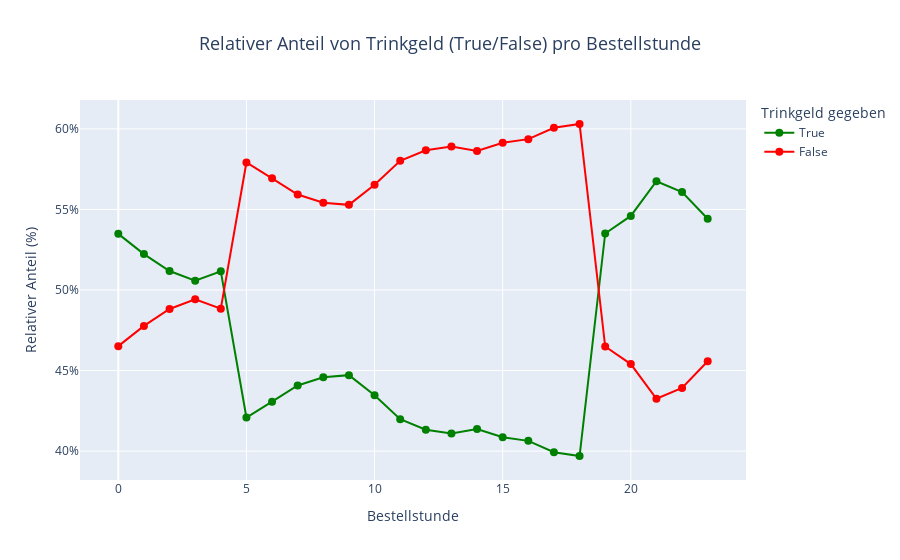

The notebook cell this image was saved under:
### Code cell
# Plotly Liniendiagramm
fig_order_hour_of_day_line = px.line(
    hourly_counts,
    x="order_hour_of_day",
    y="relative",
    color="tip",
    labels={
        "order_hour_of_day": "Bestellstunde", 
        "relative": "Relativer Anteil pro Stunde (%)", 
        "tip": "Trinkgeld gegeben"
    },
    title="Relativer Anteil von Trinkgeld (True/False) pro Bestellstunde",
    color_discrete_map={True: "green", False: "red"},
    category_orders={"tip": [True, False]}  # Reihenfolge der Farben
)

# Achsentitel und Layout anpassen
fig_order_hour_of_day_line.update_layout(
    title_font=dict(size=18),  # Schriftgröße des Titels erhöhen
    title_x=0.5,               # Titel horizontal zentrieren
    yaxis_tickformat=".0%",    # Y-Achse als Prozent formatieren
    xaxis_title="Bestellstunde",
    yaxis_title="Relativer Anteil (%)",
)

# Stil und Hover-Informationen anpassen
fig_order_hour_of_day_line.update_traces(
    mode="lines+markers",  # Linie und Punkte darstellen
    line=dict(width=2),    # Breite der Linie
    marker=dict(size=8),   # Größe der Punkte
    hovertemplate="<b>Trinkgeld gegeben:</b> %{legendgroup}<br>" +
                  "<b>Bestellstunde:</b> %{x}<br>" +
                  "<b>Relativer Anteil:</b> %{y:.2%}"  # Zeigt den relativen Anteil mit 2 Dezimalstellen
)

# Diagramm anzeigen
fig_order_hour_of_day_line.show()

### Figure 1 — Plotly figure (JSON) as saved in the notebook; plotly's stock layout.template omitted (floating-point values rounded to 4 significant figures)
{"data": [{"hovertemplate": "<b>Trinkgeld gegeben:</b> %{legendgroup}<br><b>Bestellstunde:</b> %{x}<br><b>Relativer Anteil:</b> %{y:.2%}", "legendgroup": "True", "line": {"color": "green", "dash": "solid", "width": 2}, "marker": {"size": 8, "symbol": "circle"}, "mode": "lines+markers", "name": "True", "orientation": "v", "showlegend": true, "type": "scatter", "x": [0, 1, 2, 3, 4, 5, 6, 7, 8, 9, 10, 11, 12, 13, 14, 15, 16, 17, 18, 19, 20, 21, 22, 23], "xaxis": "x", "y": [0.5348, 0.5223, 0.5118, 0.5058, 0.5116, 0.4209, 0.4307, 0.4408, 0.4458, 0.4472, 0.4347, 0.4198, 0.4133, 0.411, 0.4137, 0.4086, 0.4064, 0.3993, 0.397, 0.5351, 0.546, 0.5675, 0.5608, 0.5442], "yaxis": "y"}, {"hovertemplate": "<b>Trinkgeld gegeben:</b> %{legendgroup}<br><b>Bestellstunde:</b> %{x}<br><b>Relativer Anteil:</b> %{y:.2%}", "legendgroup": "False", "line": {"color": "red", "dash": "solid", "width": 2}, "marker": {"size": 8, "symbol": "circle"}, "mode": "lines+markers", "name": "False", "orientation": "v", "showlegend": true, "type": "scatter", "x": [0, 1, 2, 3, 4, 5, 6, 7, 8, 9, 10, 11, 12, 13, 14, 15, 16, 17, 18, 19, 20, 21, 22, 23], "xaxis": "x", "y": [0.4652, 0.4777, 0.4882, 0.4942, 0.4884, 0.5791, 0.5693, 0.5592, 0.5542, 0.5528, 0.5653, 0.5802, 0.5867, 0.589, 0.5863, 0.5914, 0.5936, 0.6007, 0.603, 0.4649, 0.454, 0.4325, 0.4392, 0.4558], "yaxis": "y"}], "layout": {"autosize": true, "legend": {"title": {"text": "Trinkgeld gegeben"}, "tracegroupgap": 0}, "title": {"font": {"size": 18}, "text": "Relativer Anteil von Trinkgeld (True/False) pro Bestellstunde", "x": 0.5}, "xaxis": {"anchor": "y", "autorange": true, "domain": [0, 1], "range": [-1.425, 24.43], "title": {"text": "Bestellstunde"}, "type": "linear"}, "yaxis": {"anchor": "x", "autorange": true, "domain": [0, 1], "range": [0.378, 0.622], "tickformat": ".0%", "title": {"text": "Relativer Anteil (%)"}, "type": "linear"}}}
